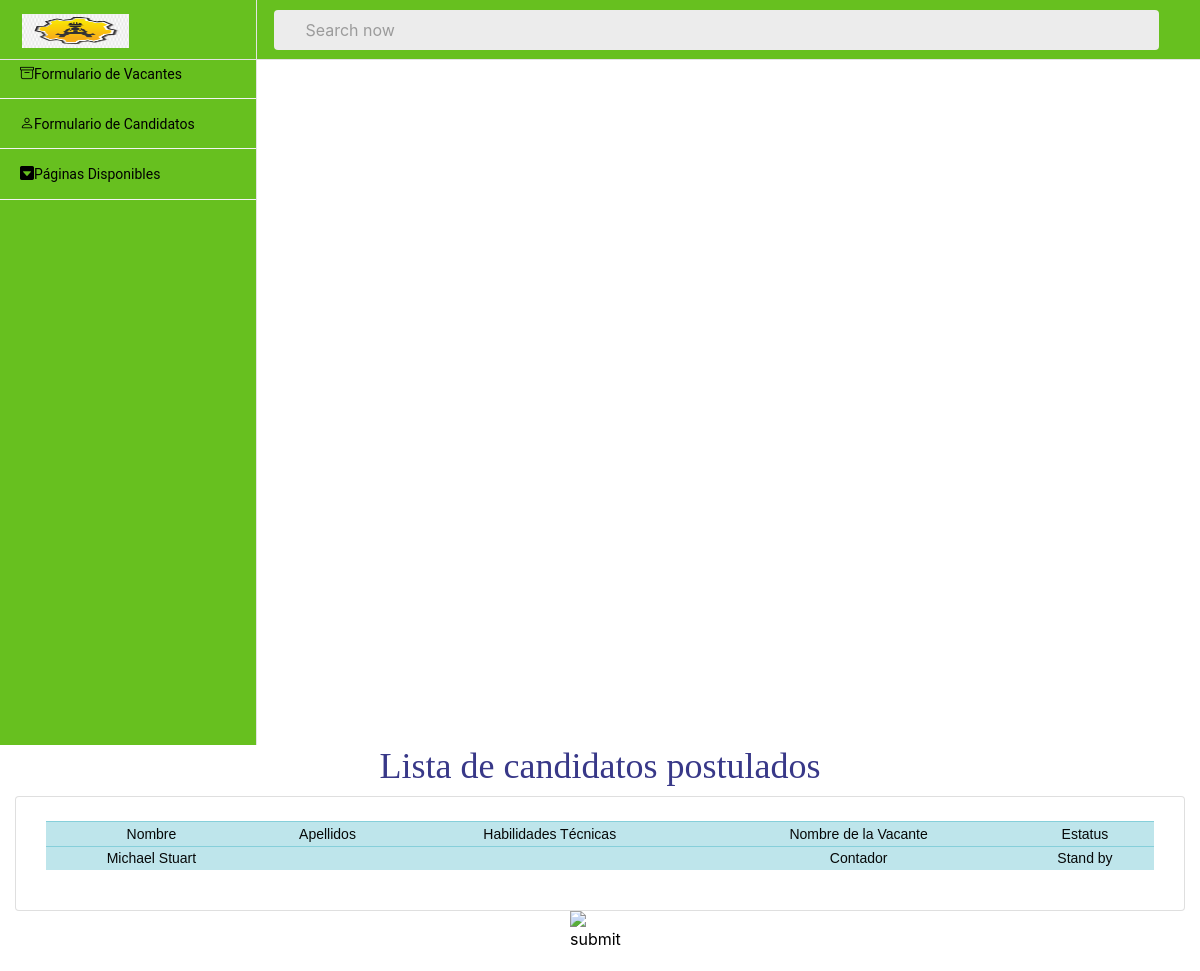
Page /Candidato/candidatospostulados.php on the earlier database version.
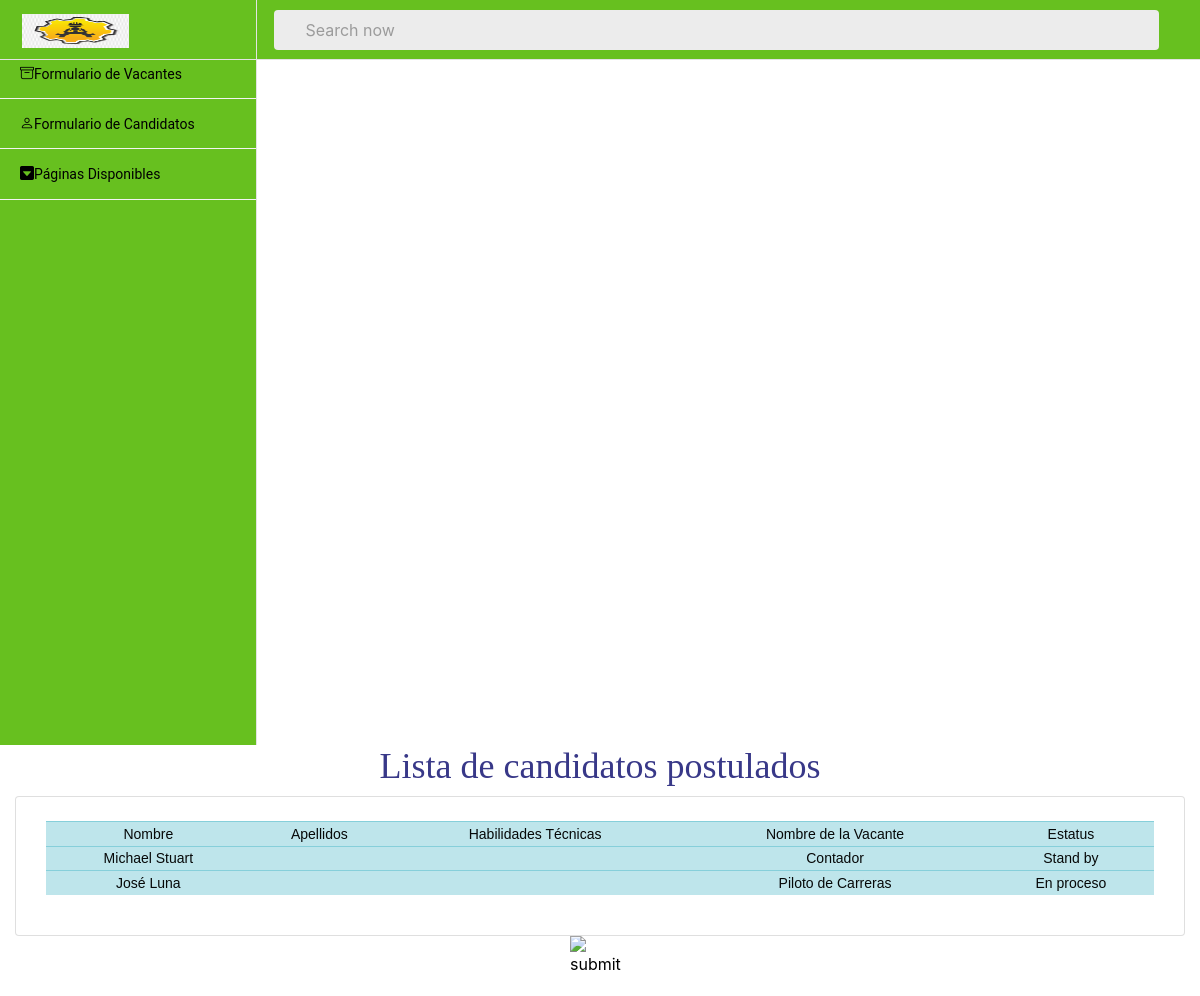
Same page on the later database version.
### tables this page shows
CREATE TABLE "candidato" (
	"id"	INTEGER,
	"id_seis"	INTEGER,
	"nombre"	TEXT,
	"fecha_nacimiento"	date,
	"nacionalidad"	TEXT,
	"ciudad_residencia"	TEXT,
	"cv_file"	TEXT,
	"more_attributes"	TEXT, "apellidos", "telefono", "celular", "estado", "habilidades_técnicas", "formacion", "experiencia", "correo", "contrasena",
	FOREIGN KEY("id_seis") REFERENCES "usuario"("id"),
	PRIMARY KEY("id" AUTOINCREMENT)
);

CREATE TABLE "vacante" (
	"id"	INTEGER,
	"nombrevac"	TEXT,
	"descripcion" TEXT,
	"habtecreq"	TEXT,
	"habtecdes"	TEXT,
	"escolaridad" TEXT,
	"experiencia" TEXT,
	"estatus" TEXT,
	PRIMARY KEY("id" AUTOINCREMENT)
);

### Candidato/candidatospostulados.php (the view, shortened to what this page needs)
<?php
include '../conn.php';
$query = "SELECT candidato.nombre,candidato.apellidos,candidato.habilidades_técnicas,vacante.nombrevac,vacante.estatus FROM candidato,vacante
WHERE (nombre = 'Luis Manuel' AND nombrevac = 'Chef de cocina')
OR  (nombre = 'Michael Stuart' AND  nombrevac = 'Contador')
OR   (nombre = 'Alfonso' AND nombrevac = 'Mesero')
OR   (nombre = 'Franco Manuel' AND  nombrevac = 'Desarrollador')
OR   (nombre = 'Brandon' AND  nombrevac = 'Lider de Proyectos')
OR  (nombre = 'José Luna' AND  nombrevac = 'Piloto de Carreras')";
$result = $db->query($query);
?>
<!DOCTYPE html>
<html>
<head>
<link  rel="stylesheet" href="../css/candidato.css">
<link rel="stylesheet" href="../css/styles1.css">
<link rel="stylesheet" href="../css/materialdesignicons.min.css">
<link rel="stylesheet" href="../css/dataTables.bootstrap4.css">
<link rel="stylesheet" href="../css/principal.bundle.base.css">
<link rel="stylesheet" href="https://cdn.jsdelivr.net/npm/bootstrap-icons@1.8.2/font/bootstrap-icons.css">
<link rel="stylesheet" href="https://cdn.jsdelivr.net/npm/bootstrap@4.6.1/dist/css/bootstrap.min.css">
</head>
<body>
<div class="container-scroller">
    <nav class="navbar col-lg-12 col-12 p-0 fixed-top d-flex flex-row">
            <div class="navbar-brand-wrapper d-flex justify-content-center">
        <div class="navbar-brand-inner-wrapper d-flex justify-content-between align-items-center w-100">
          <a class="navbar-brand brand-logo" href="../Candidato/index.php"><img src="../images/logotipo.png" width="40px" height="40px" alt="logo"/></a>
        </div>
      </div>
      <div class="navbar-menu-wrapper d-flex align-items-center justify-content-end">
        <ul class="navbar-nav mr-lg-4 w-100">
          <li class="nav-item nav-search d-none d-lg-block w-100">
            <div class="input-group">
              <div class="input-group-prepend">
                <span class="input-group-text" id="search">
                  <i class="mdi mdi-magnify"></i>
                </span>
              </div>
              <input type="text" class="form-control" placeholder="Search now" aria-label="search" aria-describedby="search">
            </div>
          </li>
        </ul>
    </nav>
<nav class="sidebar sidebar-offcanvas" id="sidebar">
        <ul class="nav">
          <li class="nav-item">
            <a class="nav-link" href="../Candidato/index.php">
              <span class="menu-title">PROYECTO CANDIDATURA</span>
            </a>
          </li>
          <li class="nav-item">
            <a class="nav-link" href="../Vacantes/AgregarVacante.php">
            <i class="bi bi-archive"></i>
              <span class="menu-title">Formulario de Vacantes</span>
            </a>
          </li>
          <li class="nav-item">
            <a class="nav-link" href="../Candidato/RegistrarCandidatos.php">
            <i class="bi bi-person"></i>
              <span class="menu-title">Formulario de Candidatos</span>
            </a>
          </li>
          <li class="nav-item">
            <a class="nav-link" data-toggle="collapse" href="#auth" aria-expanded="false" aria-controls="auth">
            <i class="bi bi-caret-down-square-fill"></i>
            <span class="menu-title">Páginas Disponibles</span>
            </a>
          </li>
        </ul>
      </nav>
<h1 class="titulo_candi" align="center">Lista de candidatos postulados</h1>
        <div class="col-lg-12 stretch-card">
              <div class="card">
                <div class="card-body">
        <table class="table table-sm table-info" id ="resultado">
        <thead>
               <tr id="texto">
                <td scope="col">Nombre</td>
                <td scope="col">Apellidos</td>
                <td scope="col">Habilidades Técnicas</td>
                <td scope="col">Nombre de la Vacante</td>
                <td scope="col">Estatus</td>
                </tr>
               </thead>
            <?php while($row = $result->fetchArray()) {?>
            <tr id="texto">
                <td scope="col"><?php echo $row['nombre'];?></td>
                <td scope="col"><?php echo $row['apellidos'];?></td>
                <td scope="col"><?php echo $row['habilidades_técnicas'];?></td>
                <td scope="col"><?php echo $row['nombrevac'];?></td>
                <td scope="col"><?php echo $row['estatus'];?></td>
            </tr>
            <?php } ?>
        </table>
        </div>
              </div>
        </div>
        <div class="d-flex justify-content-center">
        <a  href="../Candidato/index.php">
        <input type="image" src="https://thumbs.dreamstime.com/z/icono-transparente-del-candidato-dise%C3%B1o-s%C3%ADmbolo-de-r-humano-130312471.jpg" name="submit" width="60" height="60" alt="submit"data-toggle="modal" data-target="#indexcan"/>
        </a>
        </div>
</body>
</html>

Differences in the rows shown:
added candidato: nombre "José Luna", vacante.nombrevac "Piloto de Carreras", vacante.estatus "En proceso"
